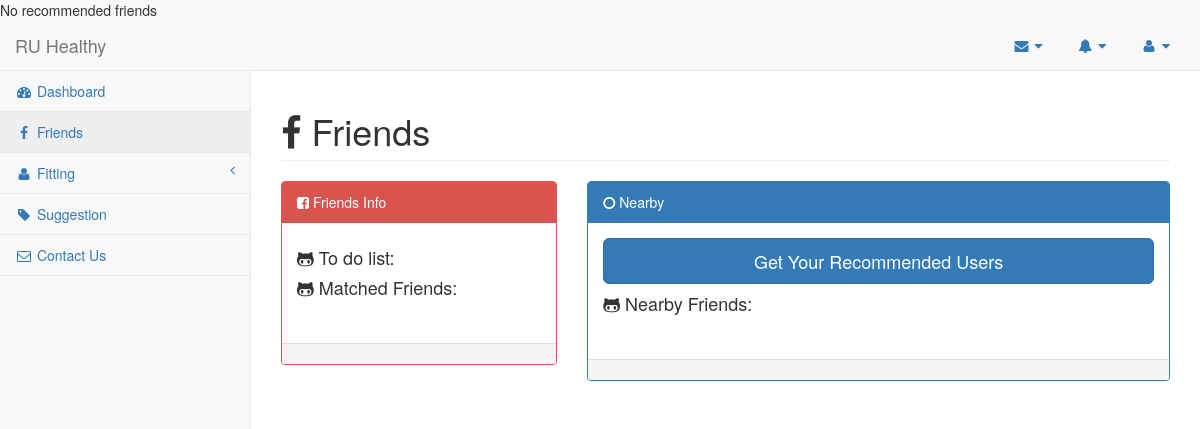
Before: /friends.php with the older database file.
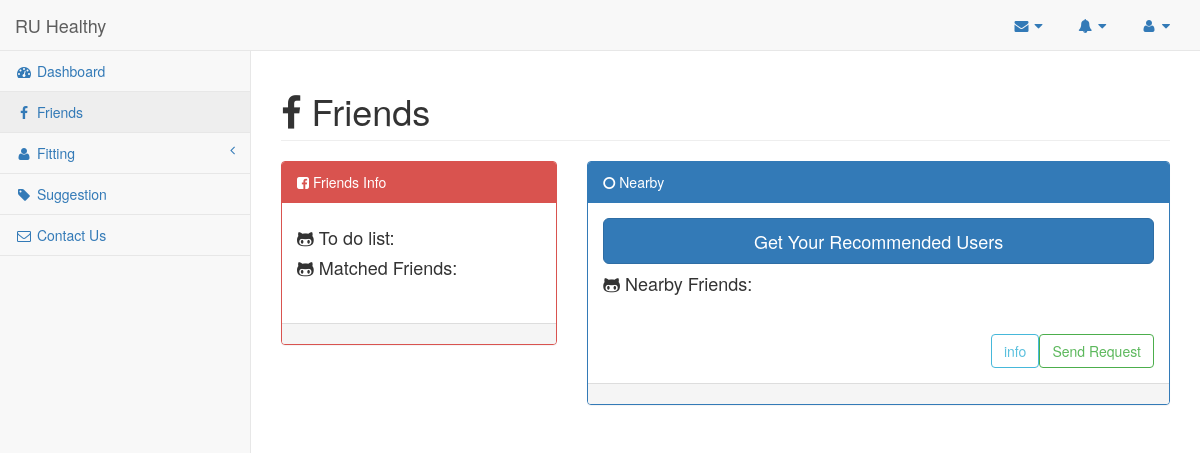
After: the same page with the newer database file.
### tables this page shows
CREATE TABLE `account` (
  `ID` int(255) NOT NULL,
  `UserName` varchar(255) NOT NULL,
  `Password` varchar(255) NOT NULL,
  `EmailAdd` varchar(255) NOT NULL,
  `FirstName` varchar(255) NOT NULL,
  `LastName` varchar(255) NOT NULL,
  `Gender` varchar(255) NOT NULL,
  `Age` int(255) NOT NULL,
  `Weight` double NOT NULL,
  `Height` double NOT NULL,
  `hasFitbit` tinyint(1) NOT NULL,
  `Messages` varchar(2000) NOT NULL,
  `Longitude` double NOT NULL,
  `Latitude` double NOT NULL
);

### friends.php (the view, shortened to what the changed rows need)
<?php session_start();
@$email = $_SESSION["adminemail"];
?>
<!DOCTYPE html>
<html lang="en">
<head>
    <link href="styles/bootstrap.min.css" rel="stylesheet">
    <link href="styles/metisMenu.min.css" rel="stylesheet">
    <link href="styles/sb-admin-2.css" rel="stylesheet">
    <link href="styles/morris.css" rel="stylesheet">
    <link href="styles/font-awesome.min.css" rel="stylesheet" type="text/css">
</head>
<body>
<?php
$result = mysql_query("SELECT * from account where EmailAdd='$email'");
$value = mysql_fetch_assoc($result);
$lowWeight = $value['Weight'] - 10;
$highWeight = $value['Weight'] + 10;
$lowHight = $value['Height'] - 2;
$highHight = $value['Height'] + 2;
$lowLat = $value['Latitude'] - 0.2;
$highLat = $value['Latitude'] + 0.2;
$lowLong = $value['Longitude'] - 0.2;
$highLong = $value['Longitude'] + 0.2;
$selected = mysql_query("SELECT * from account WHERE (Weight<$highWeight AND Weight>$lowWeight) AND
(Height<$highHight AND Height>$lowHight) AND (Latitude<$highLat AND Latitude>$lowLat) AND (Longitude<$highLong AND Longitude>$lowLong) AND EmailAdd <> '$email'");
if (mysql_num_rows($selected) == 0) {
    echo "No recommended friends";
}
?>
    <div id="wrapper">
        <nav class="navbar navbar-default navbar-static-top" role="navigation" style="margin-bottom: 0">
            <div class="navbar-header">
                <a class="navbar-brand" href="index.php">RU Healthy</a>
            </div>
        </nav>
        <div id="page-wrapper">
            <div class="row">
                <div class="col-lg-12">
                    <h1 class="page-header"> <i class="fa fa-facebook"></i> Friends</h1>
                </div>
                <div class="col-lg-8">
                    <div class="panel panel-primary">
                        <div class="panel-body">
                            <br>
                            <form action="<?php echo $_SERVER['PHP_SELF'] ?>" method="post">
							<?php while ($row = mysql_fetch_assoc($selected)) {
							?>
                            <h4 class="text-danger"> <?php  echo $row["FirstName"] ." ". $row["LastName"]?>
							<button  class="btn btn-outline btn-success pull-right" name="send" value="<?php echo $row['ID'] ?>">Send Request</button>
                            <button type= "button" class="btn btn-outline btn-info pull-right btn-primary" data-toggle="modal" data-target="#mymodal-data" >info</button></h5>
							<br>
							<?php } ?>
                            </form>
						</div>
                    </div>
                </div>
            </div>
        </div>
    </div>
</body>
</html>

Changed rows visible on the page:
added account: $row['ID'] 3 (drawn)
Other visible differences:
text no longer shown: "No recommended friends"
